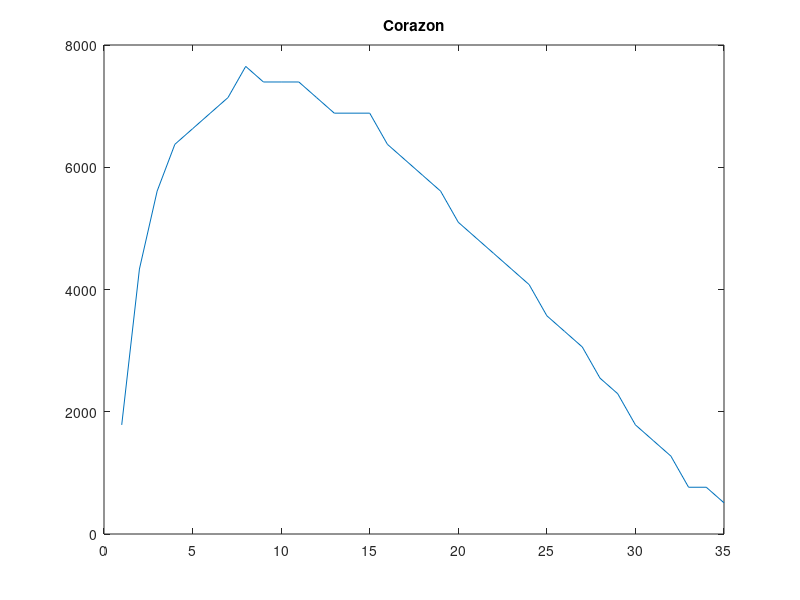
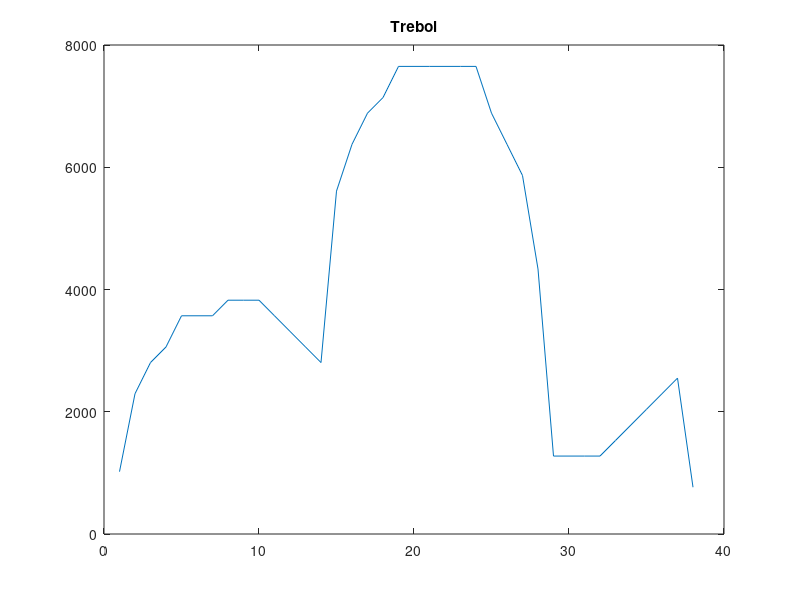
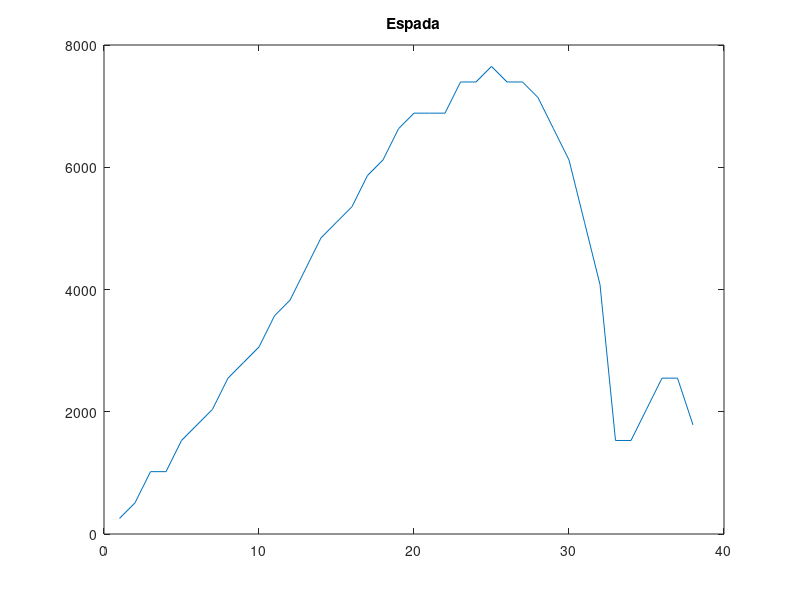

Source code (MATLAB) for these figures, in order: (Note: this script raises an error after producing the figures.)
close all, clear all, clc

corazon = load('corazon.mat').pjc;
trebol = load('trebol.mat').pjc;
espada = load('espada.mat').pjc;
% load('diamante.mat')

figure, plot(corazon), title("Corazon");
figure, plot(trebol), title("Trebol");
figure, plot(espada), title("Espada");


%% CAPTURA

% leer la imagen
img_name = 'img/img (1).jpg';
I = imread(img_name,'jpg');
I = rgb2gray(I);
I = imrotate(I, 90);
% I=imresize(I, 0.5);
[M,N,P] = size(I);

% mostrar la imagen
figure, imshow(uint8(I));
title("[PASO 1] Imagen en escala de grises");
impixelinfo;

% variables para deteccion
len_card = M*N*0.10; % una carta ocupa aprox el 10% de la imagen
num_cards = 0;

%% IMAGEN BINARIA CON SIMBOLOS Y NUMEROS
% umbralizar la imagen
I1 = zeros(M,N);
mask_1 = find(I >= 130);
I1(mask_1) = 255;
% I_sinfondo = ~I_sinfondo*255;
figure, imshow(uint8(I1));
title("[PASO 2] Imagen binarizada");
impixelinfo;

%% IMAGEN SOLO CUADRADOS BLANCOS
I2 = imdilate(I1, strel('diamond',2));
I2 = imfill(I2, 'holes');
I2 = imerode(I2, strel('diamond', 4));

% detectar objetos
[label_objetos, n_objetos] = bwlabel(I2, 8);

figure, imshow(uint8(I2));
title("[PASO 3] Imagen erode y dilate");
impixelinfo;
propied = regionprops(label_objetos,'BoundingBox', 'Area', 'Image');
hold on
for n=1:size(propied,1)
 rectangle('Position',propied(n).BoundingBox,'EdgeColor','b','LineWidth',2)
end
hold off

%% PROCESAR CADA CARTA
for i = 1:n_objetos
    
    card_now = find(label_objetos == i);
    [r,c] = find(label_objetos == i);
    len_carta_now = length(card_now);
    
    sasa = 1;
    if(len_carta_now >= len_card)
        
        % hallar el angulo de rotacion
        carta_now = I2(min(r):max(r),min(c):max(c));
        [label_carta n_carta] = bwlabel(carta_now, 8);
        angle = regionprops(label_carta, 'Orientation', 'Extrema');
        theta = sum([angle.Orientation]);
        if theta >= 0
            angle = 90 - theta;
        else
            angle = - 90- theta;
        end
        
        % extraer el pedazo de carta que contiene simbolos
        carta_final = I1(min(r)-10:max(r)+10,min(c)-10:max(c)+10);
        carta_final = imrotate(carta_final, angle);
        carta_final = ~carta_final*255;
        figure, imshow(carta_final);
        impixelinfo;
        
        numero_carta = 0;
        % extraer el numero de la carta
        [label_final n_final] = bwlabel(carta_final, 8);
        
        propied=regionprops(label_final,'BoundingBox');
        hold on
        for n=1:size(propied,1)
            rectangle('Position',propied(n).BoundingBox,'EdgeColor','b','LineWidth',2)
        end
        hold off
        
         for j = 1:n_final
            symbol_actual = find(label_final == j);
            len_symbol = length(symbol_actual);
            
            % contar los numeros
            if(len_symbol > 1000 && len_symbol < 5000)
                numero_carta = numero_carta + 1;
            end
            
            % hallar la funcion de projeccion
            if j == 2
                [rs,cs] = find(label_final == 2);
                symbol_now = carta_final(min(rs)-5:max(rs)+5,min(cs)-5:max(cs)+5);
                figure, imshow(symbol_now);
                impixelinfo;
                
                senal = sum(symbol_now,2);
                figure, plot(senal);
                                
                % nombre = strcat( char(randi(+'AZ')) ,'.mat');
                % save(nombre,'pjc');
                
%                 % Find out the length of the shorter matrix
%                 minLength = min(length(senal), length(corazon));
%                 % Removes any extra elements from the longer matrix
%                 senal = senal(1:minLength);
%                 corazon = corazon(1:minLength);
                % comparacion con los demas
                
                
                be1=corrcoef(interp1(1:numel(corazon),corazon,linspace(1,numel(corazon),numel(senal))),senal);PRO1=mean(be1);compara1=(PRO1(1)+PRO1(2))/2;
                be2=corrcoef(interp1(1:numel(trebol),trebol,linspace(1,numel(trebol),numel(senal))),senal);PRO2=mean(be2);compara2=(PRO2(1)+PRO2(2))/2;
                be3=corrcoef(interp1(1:numel(espada),espada,linspace(1,numel(espada),numel(senal))),senal);PRO3=mean(be3);compara3=(PRO3(1)+PRO3(2))/2;
                % be4=corrcoef(diamante,senal);PRO4=mean(be4);compara4=(PRO4(1)+PRO4(2))/2;
                
                if compara1>compara2 & compara1>compara3 
                    tipo = 'corazon';
                elseif compara2>compara1 & compara2>compara3 
                    tipo = 'trebol';
                elseif compara3>compara1 & compara3>compara2 
                    tipo = 'espada';
%                 elseif compara4>compara1 & compara4>compara2 & compara4>compara3
%                     tipo = 'diamante';
                end %%%end del if comparador
                
                disp(tipo);
            end
         end
        
 
        
        disp("El número de la carta es:");
        disp(numero_carta);
        
    end
    
end